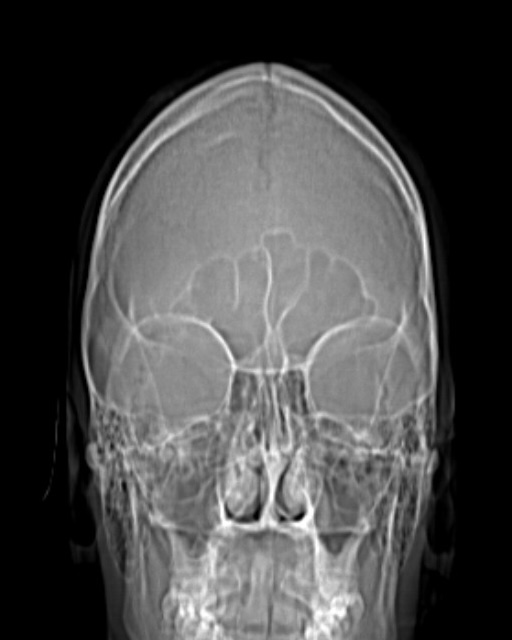
#> input picture 8x4/output/Kshema1_cropped_properly_reconstructed.png, 512 x 640 px; its folder holds only this picture in this run
$ python main.py output/Kshema1_cropped_properly_reconstructed.png --split h
#> lines starting #> are read from the running program, lines starting #| are printed output that depends on the picture; after the words box and inside, x2 and y2 are one past the last pixel; in counts of white or black regions, pixels touching at a corner belong together
### 8x4/bitstream.py
# bitstream.py
from math import ceil
import cv2
import numpy as np
import io
from utils import reconstruct_block, decode_char_code_mapping, minimize_block, BitStreamWriter, BitStreamReader, get_espresso_cost
from stats import CompressionStats, _collect_stats_from_node

ENCODING_HOMOGENEOUS_0 = 0b00
ENCODING_HOMOGENEOUS_1 = 0b01
ENCODING_INTERNAL = 0b10
ENCODING_HETEROGENEOUS = 0b11


class QuadTree:
    def __init__(self, x, y, w, h):
        self.x, self.y, self.w, self.h = x, y, w, h
        self.color = None
        self.minimized = None
        self.raw_block_data = None
        self.subtype = None
        self.children = []
        self.discarded_minimized_data = None

    def subdivide(self, block_data, split_mode):
        blk = block_data
        if np.all(blk == blk.flat[0]):
            self.color = int(blk.flat[0])
            return

        if self.w == 8 and self.h == 8:
            if split_mode == 'h':
                child1 = QuadTree(self.x, self.y, 8, 4)
                child1.subdivide(blk[0:4, :], split_mode)
                self.children.append(child1)
                child2 = QuadTree(self.x, self.y + 4, 8, 4)
                child2.subdivide(blk[4:8, :], split_mode)
                self.children.append(child2)
            elif split_mode == 'v':
                child1 = QuadTree(self.x, self.y, 4, 8)
                child1.subdivide(blk[:, 0:4], split_mode)
                self.children.append(child1)
                child2 = QuadTree(self.x + 4, self.y, 4, 8)
                child2.subdivide(blk[:, 4:8], split_mode)
                self.children.append(child2)
            return

        if self.w <= 8 and self.h <= 8:
            raw_cost = self.w * self.h
            min_data = minimize_block(blk)
            num_cubes = len(min_data.get('cubes', []))

            # MODIFIED: Pass min_data to get_espresso_cost
            espresso_cost = get_espresso_cost(min_data, use_3_bit_cube_count=True)

            # MODIFIED: Force raw storage if cube count > 7 or if it's not cost-effective
            if num_cubes > 7 or raw_cost <= espresso_cost:
                self.subtype = 'raw'
                self.raw_block_data = blk
                self.discarded_minimized_data = min_data
            else:
                self.subtype = 'espresso'
                self.minimized = min_data
            return

        w1, h1 = (self.w + 1) // 2, (self.h + 1) // 2
        w2, h2 = self.w - w1, self.h - h1
        child_info = [((0, 0, w1, h1), blk[0:h1, 0:w1]), ((w1, 0, w2, h1), blk[0:h1, w1:w1 + w2]),
                      ((0, h1, w1, h2), blk[h1:h1 + h2, 0:w1]), ((w1, h1, w2, h2), blk[h1:h1 + h2, w1:w1 + w2])]
        for (dx, dy, ww, hh), child_slice in child_info:
            if ww > 0 and hh > 0:
                child = QuadTree(self.x + dx, self.y + dy, ww, hh)
                child.subdivide(child_slice, split_mode)
                self.children.append(child)

    def to_dict(self):
        if not self.children:
            node = {'type': 'leaf', 'x': self.x, 'y': self.y, 'w': self.w, 'h': self.h}
            if self.color is not None:
                node['code'] = '11' if self.color == 1 else '10'
            elif self.subtype == 'espresso':
                node['subtype'] = 'espresso'
                node['data'] = self.minimized
            elif self.subtype == 'raw':
                node['subtype'] = 'raw'
                node['data'] = self.raw_block_data.tolist()
                if self.discarded_minimized_data:
                    node['discarded_minimized_data'] = self.discarded_minimized_data
            else:
                node['code'] = '10'
            return node
        return {'type': 'node', 'x': self.x, 'y': self.y, 'w': self.w, 'h': self.h,
                'children': [c.to_dict() for c in self.children]}


def compress_image_to_bitstream(image_path, split_mode):
#> called with split_mode = 'h'
    arr = cv2.imread(image_path, cv2.IMREAD_GRAYSCALE)
#> arr is the input picture: shape (640, 512); min 0, max 255, mean 72.9
    if arr is None: raise FileNotFoundError(f"Could not read image at {image_path}")
    h_original, w_original = arr.shape
    h_padded, w_padded = ceil(h_original / 64) * 64, ceil(w_original / 64) * 64
    padded_arr = np.pad(arr, ((0, h_padded - h_original), (0, w_padded - w_original)), mode='constant',
                        constant_values=0)
    h, w = padded_arr.shape
    byte_stream = io.BytesIO()
    writer = BitStreamWriter(byte_stream)
    stats = CompressionStats()
    stats.raw_bits = h * w * 8

    previous_total_bits = 0
    for bit in range(8):
        stats._init_plane_stats(bit)
        plane_arr = ((padded_arr >> bit) & 1).astype(np.uint8)
        for y0 in range(0, h, 64):
            for x0 in range(0, w, 64):
                tile = plane_arr[y0:y0 + 64, x0:x0 + 64]
                root = QuadTree(0, 0, 64, 64)
                root.subdivide(tile, split_mode)
                node_dict = root.to_dict()

                temp_stream = io.BytesIO()
                temp_writer = BitStreamWriter(temp_stream)
                encode_quadtree_node_bitstream(node_dict, temp_writer)
                temp_writer.flush()
                quadtree_cost_bits = len(temp_stream.getvalue()) * 8

                if quadtree_cost_bits >= tile.size:
                    stats.plane_stats[bit]['raw_64_blocks'] += 1
                    _collect_stats_from_node(node_dict, stats, bit, is_overflow=True)
                    writer.write_bit(1)
                    for pixel in tile.flat: writer.write_bit(int(pixel))
                else:
                    stats.plane_stats[bit]['quadtree_64_blocks'] += 1
                    _collect_stats_from_node(node_dict, stats, bit, is_overflow=False)
                    writer.write_bit(0)
                    encode_quadtree_node_bitstream(node_dict, writer)

        # Calculate bits for this plane
        current_total_bits = len(byte_stream.getvalue()) * 8 + writer._bits_in_byte
        plane_bits = current_total_bits - previous_total_bits
        stats.plane_stats[bit]['compressed_bits'] = plane_bits
        previous_total_bits = current_total_bits
#> this loop made 1 pass
#> pass 1, in compress_image_to_bitstream, `plane_arr = ((padded_arr >> bit) & 1).astype(np.uint8)`:
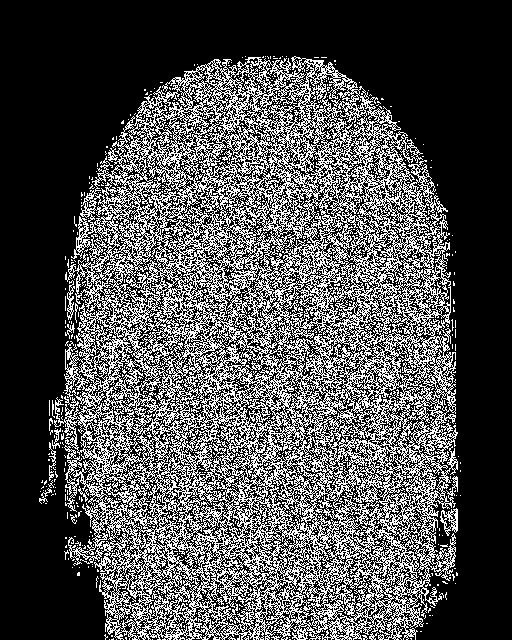
#> plane_arr: shape (640, 512); values 0 (black) and 1 (white), 31% white in thin lines or dots, all inside (x1, y1, x2, y2) = (39, 56, 461, 640)
#> after the loop:
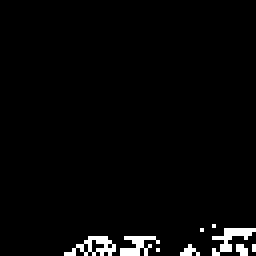
#> tile: shape (64, 64) (shown 4 times larger); values 0 (black) and 1 (white), 2.7% white in thin lines or dots, all inside (x1, y1, x2, y2) = (16, 56, 64, 64)
#> after the loop, stats.plane_stats = 1 item

    writer.flush()
    compressed_data = byte_stream.getvalue()
    stats.compressed_bits = len(compressed_data) * 8
    return {'bitstream': compressed_data, 'width': w, 'height': h, 'original_width': w_original,
            'original_height': h_original, 'stats': stats}


# [24 lines left out: function decompress_image_from_bitstream, not called in this run]


def encode_quadtree_node_bitstream(node, writer):
    if node['type'] == 'leaf':
        if node.get('subtype') == 'espresso':
            writer.write_bits(ENCODING_HETEROGENEOUS, 2)
            writer.write_bit(0)
            encode_minimized_block_bitstream(node['data'], writer)
        elif node.get('subtype') == 'raw':
            writer.write_bits(ENCODING_HETEROGENEOUS, 2)
            writer.write_bit(1)
            raw_block_data = np.array(node['data'])
            for pixel in raw_block_data.flat: writer.write_bit(int(pixel))
        elif 'code' in node:
            if node['code'] == '10':
                writer.write_bits(ENCODING_HOMOGENEOUS_0, 2)
            elif node['code'] == '11':
                writer.write_bits(ENCODING_HOMOGENEOUS_1, 2)
    elif node['type'] == 'node':
        writer.write_bits(ENCODING_INTERNAL, 2)
        for child in node['children']: encode_quadtree_node_bitstream(child, writer)


# [77 lines left out: functions encode_minimized_block_bitstream, decode_quadtree_node_bitstream, decode_minimized_block_bitstream, reconstruct_from_quadtree_node, not called in this run]

### 8x4/utils.py
# utils.py
from collections import Counter
from math import ceil, log2

import numpy as np
from pyeda.boolalg.espresso import espresso, FTYPE


# [24 lines left out: function get_espresso_cost, not called in this run]


def zigzag_indices(width, height):
    idxs = []
    for r in range(height):
        row = list(range(r * width, r * width + width))
        idxs.extend(row if r % 2 == 0 else reversed(row))
    return idxs


def bin_to_gray(bin_str):
    b = list(map(int, bin_str))
    g = [b[0]]
    for i in range(1, len(b)):
        g.append(b[i] ^ b[i-1])
    return ''.join(map(str, g))


def run_espresso(terms, n_bits):
    if not terms:
        return []

    _PLA_TO_PCN = {'0': 1, '1': 2, '-': 3}
    _PCN_TO_PLA = {1: '0', 2: '1', 3: '-'}

    try:
        cover = []
        for inp, out in terms:
            row_in = tuple(_PLA_TO_PCN[ch] for ch in inp)
            row_out = (int(out),)
            cover.append((row_in, row_out))

        result = espresso(n_bits, 1, cover, intype=FTYPE)

        cubes = []
        for row_in, row_out in result:
            inp = ''.join(_PCN_TO_PLA[v] for v in row_in)
            out = str(row_out[0])
            cubes.append((inp, out))
        return cubes
    except Exception as e:
        print(f"An unexpected error occurred during Espresso execution: {e}")
        return []

# [98 lines left out: functions get_char_frequencies, get_char_code_mapping, encode_char_code_mapping, decode_char_code_mapping, not called in this run]


def minimize_block(block):
    h, w = block.shape
    size = h * w
    if size == 0:
        return {'code': '10', 'cubes': [], 'n_bits': 1, 'encoding_map': {}, 'map_value': 0}

    n_bits = max(1, ceil(log2(size))) if size > 1 else 1
    idxs = zigzag_indices(w, h)
    flat = block.flatten()

    onset = []
    for pos in idxs:
        gray_code = bin_to_gray(format(pos, f'0{n_bits}b'))
        onset.append((gray_code, str(int(flat[pos]))))

    offset = [(inp, '1' if out == '0' else '0') for inp, out in onset]

    o_cubes = run_espresso(onset, n_bits)
    f_cubes = run_espresso(offset, n_bits)

    if not o_cubes and not f_cubes:
        if np.all(flat == 0):
            code = '10'
            selected_cubes = []
        elif np.all(flat == 1):
            code = '11'
            selected_cubes = []
        else:
            print(
                f"Warning: Espresso failed and block size {h}x{w} is heterogeneous. Encoding as all 0s (empty ON-set).")
            code = '00'
            selected_cubes = []
    elif not o_cubes:
        code = '01'
        selected_cubes = f_cubes
    elif not f_cubes:
        code = '00'
        selected_cubes = o_cubes
    elif len(o_cubes) <= len(f_cubes):
        code = '00'
        selected_cubes = o_cubes
    else:
        code = '01'
        selected_cubes = f_cubes

    char_counts = get_char_frequencies(selected_cubes)
    encoding_map = get_char_code_mapping(char_counts)
    map_value = encode_char_code_mapping(encoding_map)

    return {'code': code, 'cubes': selected_cubes, 'n_bits': n_bits,
            'encoding_map': encoding_map, 'map_value': map_value}


# [50 lines left out: function reconstruct_block, not called in this run]


class BitStreamWriter:
    def __init__(self, byte_stream):
        self._byte_stream = byte_stream
        self._current_byte = 0
        self._bits_in_byte = 0

    def write_bit(self, bit):

        if bit not in (0, 1):
            raise ValueError("Bit must be 0 or 1")

        self._current_byte |= bit << (7 - self._bits_in_byte)
        self._bits_in_byte += 1

        if self._bits_in_byte == 8:
            self._byte_stream.write(bytes([self._current_byte]))
            self._current_byte = 0
            self._bits_in_byte = 0

    def write_bits(self, value, num_bits):

        if num_bits < 0:
            raise ValueError("Number of bits must be non-negative")
        if num_bits > 0 and (value < 0 or value >= (1 << num_bits)):
            raise ValueError(f"Value {value} out of range for {num_bits} bits")

        for i in range(num_bits):
            bit = (value >> (num_bits - 1 - i)) & 1
            self.write_bit(bit)

    def flush(self):
        if self._bits_in_byte > 0:
            self._byte_stream.write(bytes([self._current_byte]))
            self._current_byte = 0
            self._bits_in_byte = 0


class BitStreamReader:
    # [56 lines left out: functions __init__, _read_next_byte, read_bit, read_bits, read_variable_code, not called in this run]

### 8x4/stats.py
# stats.py
class CompressionStats:
    def __init__(self):
        self.raw_bits = 0
        self.compressed_bits = 0
        self.plane_stats = {}

    def _init_plane_stats(self, bit):
        if bit not in self.plane_stats:
            # MODIFIED: Changed espresso_cube_counts to track 1-7 cubes
            self.plane_stats[bit] = {
                'quadtree_64_blocks': 0,
                'raw_64_blocks': 0,
                'leaf_node_counts': {
                    'compressible_homo_0': 0, 'compressible_homo_1': 0,
                    'compressible_espresso': 0, 'incompressible_raw': 0,
                },
                'espresso_cube_counts': {
                    1: 0, 2: 0, 3: 0, 4: 0, 5: 0, 6: 0, 7: 0
                },
                'in_tree_raw_stats': {
                    'total_blocks': 0,
                    'espresso_cube_counts': {1: 0, 2: 0, 3: 0, 4: 0, 5: 0, 6: 0, 7: 0, '8+': 0}
                },
                'overflow_stats': {
                    'leaf_node_counts': {
                        'compressible_homo_0': 0, 'compressible_homo_1': 0,
                        'compressible_espresso': 0, 'incompressible_raw': 0,
                    },
                    'espresso_cube_counts': {1: 0, 2: 0, 3: 0, 4: 0, 5: 0, 6: 0, 7: 0}
                },
                'code_counts': {
                    '64x64': {'00': 0, '01': 0, '10': 0, '11': 0},
                    '32x32': {'00': 0, '01': 0, '10': 0, '11': 0},
                    '16x16': {'00': 0, '01': 0, '10': 0, '11': 0},
                    '8x8': {'00': 0, '01': 0, '10': 0, '11': 0},
                    '8x4': {'00': 0, '01': 0, '10': 0, '11': 0},
                    '4x8': {'00': 0, '01': 0, '10': 0, '11': 0}
                },
                'onset_blocks': {'8x4': 0, '4x8': 0},
                'offset_blocks': {'8x4': 0, '4x8': 0},
            }

    # [116 lines left out: function dump_to_file, not called in this run]

def _collect_stats_from_node(node, stats, bit, is_overflow=False):
    if not node: return

    stat_root = stats.plane_stats[bit]
    target_leaf_counter = stat_root['overflow_stats']['leaf_node_counts'] if is_overflow else stat_root['leaf_node_counts']
    target_cube_counter = stat_root['overflow_stats']['espresso_cube_counts'] if is_overflow else stat_root['espresso_cube_counts']

    w, h = node.get('w', 0), node.get('h', 0)
    level_key = f"{w}x{h}"
    plane_stat_dict = stats.plane_stats[bit]
    code_counts = plane_stat_dict['code_counts']

    if level_key in code_counts:
        if node['type'] == 'leaf':
            subtype = node.get('subtype')
            if subtype in ['espresso', 'raw']:
                code_counts[level_key]['11'] += 1
                if subtype == 'espresso':
                    if level_key in plane_stat_dict['onset_blocks']:
                        if node['data'].get('code') == '00':
                            plane_stat_dict['onset_blocks'][level_key] += 1
                        elif node['data'].get('code') == '01':
                            plane_stat_dict['offset_blocks'][level_key] += 1
            elif 'code' in node:
                if node['code'] == '10':
                    code_counts[level_key]['00'] += 1
                elif node['code'] == '11':
                    code_counts[level_key]['01'] += 1
        elif node['type'] == 'node':
            code_counts[level_key]['10'] += 1

    if node['type'] == 'leaf':
        subtype = node.get('subtype')
        if subtype == 'espresso':
            target_leaf_counter['compressible_espresso'] += 1
            num_cubes = len(node['data'].get('cubes', []))
            # MODIFIED: Count cubes from 1-7
            if 1 <= num_cubes <= 7:
                target_cube_counter[num_cubes] += 1
        elif subtype == 'raw':
            target_leaf_counter['incompressible_raw'] += 1
            if not is_overflow and 'discarded_minimized_data' in node:
                in_tree_stats = stat_root['in_tree_raw_stats']
                in_tree_stats['total_blocks'] += 1
                discarded_data = node['discarded_minimized_data']
                num_cubes = len(discarded_data.get('cubes', []))
                # MODIFIED: Count discarded cubes from 1-7 and 8+
                if 1 <= num_cubes <= 7:
                    in_tree_stats['espresso_cube_counts'][num_cubes] += 1
                elif num_cubes > 7:
                    in_tree_stats['espresso_cube_counts']['8+'] += 1
        elif 'code' in node:
            if node['code'] == '10': target_leaf_counter['compressible_homo_0'] += 1
            elif node['code'] == '11': target_leaf_counter['compressible_homo_1'] += 1

    if 'children' in node:
        for child in node['children']:
            _collect_stats_from_node(child, stats, bit, is_overflow)

### 8x4/main.py
import os
import sys
import time
import argparse

import cv2
import numpy as np

from bitstream import compress_image_to_bitstream, decompress_image_from_bitstream


def main():
    parser = argparse.ArgumentParser(description="Quadtree-based image compression utility.")
    parser.add_argument("input_image", help="Path to the input image file.")
    parser.add_argument("output_image", nargs='?', help="Path to save the reconstructed image file.")
    parser.add_argument("--split", choices=['h', 'v'], required=True,
                        help="Split mode for 8x8 blocks: 'h' for 8x4 (horizontal) or 'v' for 4x8 (vertical).")
    parser.add_argument("--dump-bin", action="store_true", help="Save the compressed binary bitstream to a .bin file.")
    parser.add_argument("--dump-stats", action="store_true", help="Save compression statistics to a .txt file.")

    args = parser.parse_args()

    base_name = os.path.splitext(os.path.basename(args.input_image))[0]
    output_path = args.output_image if args.output_image else f'./output/{base_name}_reconstructed.png'
    compressed_bitstream_path = f'./output/{base_name}_compressed.bin'
    stats_output_path = f'./output/{base_name}_stats_{args.split}.txt'

    # --- Compression Timing ---
    print(f"Compressing '{args.input_image}' with --split={args.split}...")
    compression_start_time = time.time()
    compressed_result = compress_image_to_bitstream(args.input_image, args.split)
    compression_end_time = time.time()
    compression_time_taken = compression_end_time - compression_start_time
    print(f"Compression finished in {compression_time_taken:.4f} seconds.")

    if not compressed_result:
        print("Compression failed.")
        sys.exit(1)

    bitstream = compressed_result['bitstream']
    stats_obj = compressed_result['stats']

    initial_size_bits = compressed_result['original_width'] * compressed_result['original_height'] * 8
    padded_width = compressed_result['width']
    padded_height = compressed_result['height']
    padded_size_bits = padded_width * padded_height * 8
    compressed_size_bits = stats_obj.compressed_bits

    print("\n--- Compression Summary ---")
    print(f"Original Size (pre-padding): {initial_size_bits / 8:.0f} bytes")
    print(f"Padded Size:                 {padded_size_bits / 8:.0f} bytes")
    print(f"Compressed Size:             {compressed_size_bits / 8:.2f} bytes")

    ratio = initial_size_bits / compressed_size_bits if compressed_size_bits > 0 else 0
    savings = (1 - (compressed_size_bits / padded_size_bits)) * 100 if padded_size_bits > 0 else 0
    print(f"Compression Ratio (Initial/New): {ratio:.4f}")
    print(f"Space Savings (vs Padded):       {savings:.2f}%")

    if args.dump_bin:
        try:
            with open(compressed_bitstream_path, "wb") as f:
                f.write(bitstream)
            print(f"\nCompressed bitstream saved to '{compressed_bitstream_path}'")
        except Exception as e:
            print(f"Error saving compressed bitstream file: {e}")

    # --- Decompression Timing ---
    print("\nDecompressing from in-memory bitstream...")
    decompression_start_time = time.time()
    reconstructed_arr = decompress_image_from_bitstream(bitstream, padded_width, padded_height, args.split)
    decompression_end_time = time.time()
    decompression_time_taken = decompression_end_time - decompression_start_time

    if reconstructed_arr is not None:
        print(f"Decompression finished in {decompression_time_taken:.4f} seconds.")
    else:
        print("Decompression failed.")
        # Set a zero time if decompression fails, for stats reporting
        decompression_time_taken = 0.0

    # --- Dump Stats ---
    if args.dump_stats:
        print(f"Dumping statistics to '{stats_output_path}'...")
        stats_obj.dump_to_file(stats_output_path, compression_time_taken, decompression_time_taken, initial_size_bits,
                               padded_size_bits)

    # --- Save and Verify ---
    if reconstructed_arr is not None:
        try:
            original_h = compressed_result['original_height']
            original_w = compressed_result['original_width']
            cropped_reconstructed_arr = reconstructed_arr[0:original_h, 0:original_w]

            cv2.imwrite(output_path, cropped_reconstructed_arr)
            print(f"Reconstructed image saved to '{output_path}'")

            original_arr = cv2.imread(args.input_image, cv2.IMREAD_GRAYSCALE)

            if np.array_equal(original_arr, cropped_reconstructed_arr):
                print("Verification successful: Reconstructed image matches original.")
            else:
                print("Verification FAILED: Reconstructed image does NOT perfectly match original.")
        except Exception as e:
            print(f"Error saving or verifying reconstructed image: {e}")


if __name__ == "__main__":
#> (the run stopped early here; a loop or call above may not have finished)
